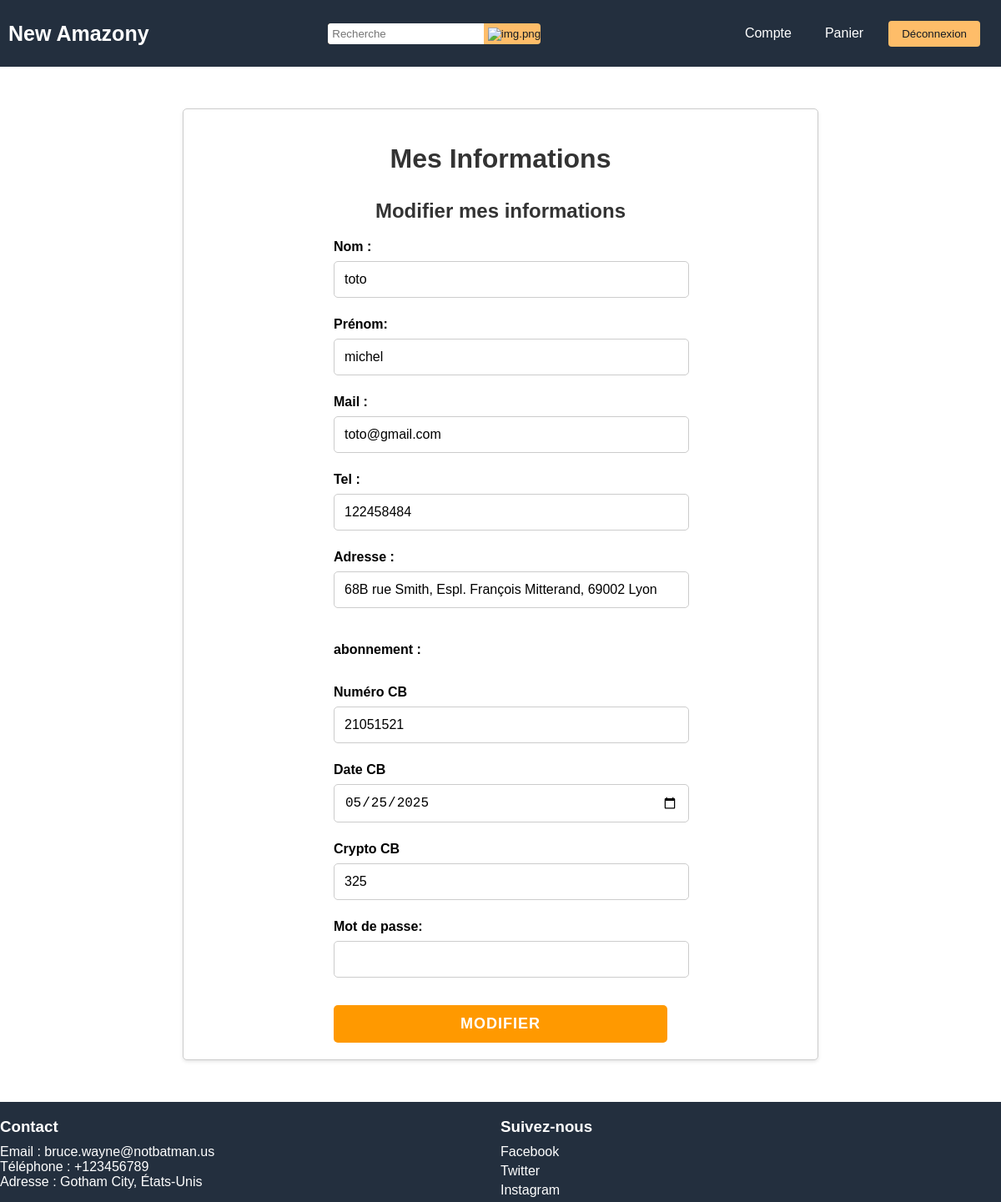
/php/mes_informations.php (signed in), run on an earlier commit of the app's database.
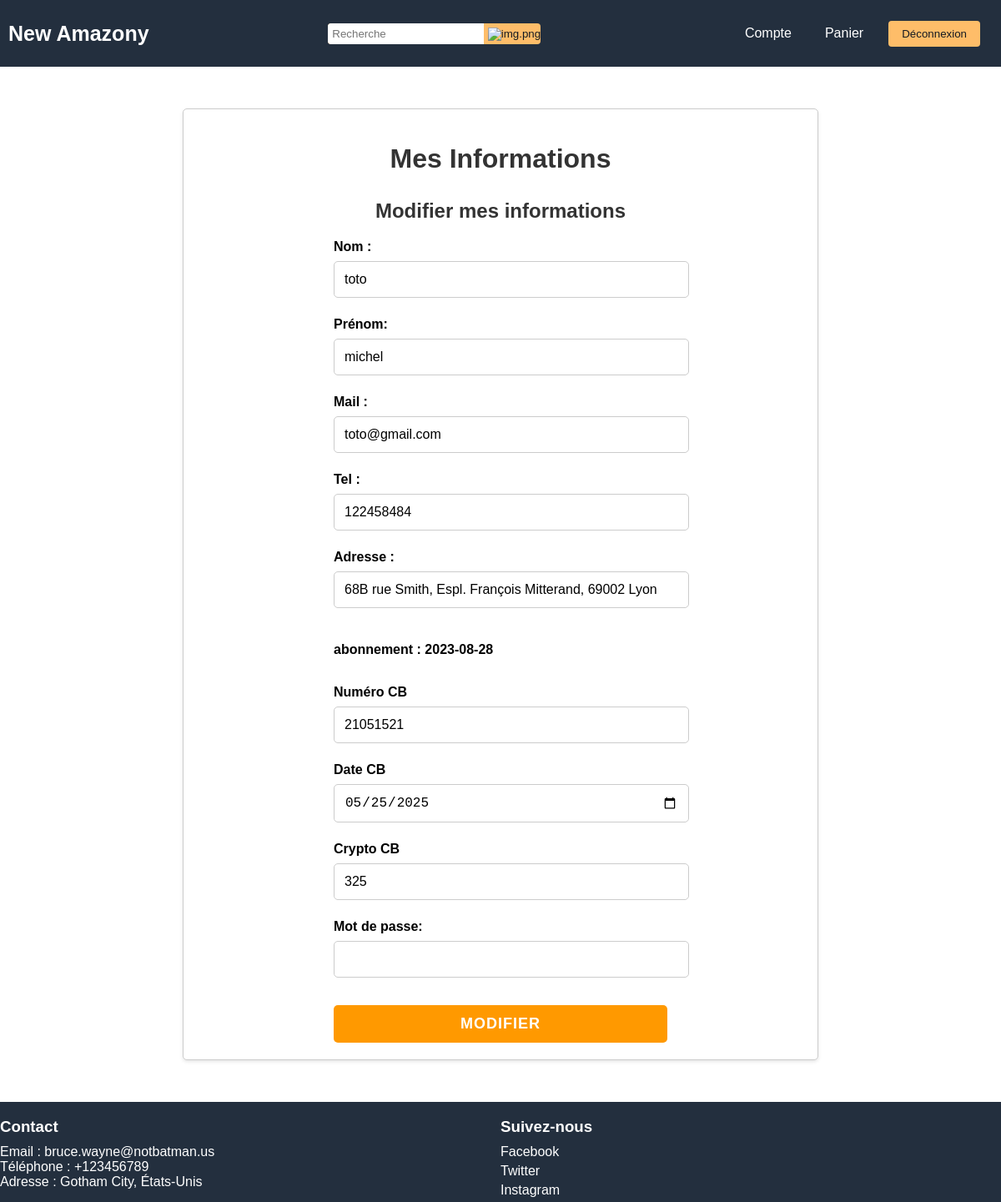
And on a later commit of the database.
### tables this page shows
CREATE TABLE IF NOT EXISTS `client` (
  `Prénom` varchar(50) NOT NULL,
  `Nom` varchar(50) NOT NULL,
  `Mail` varchar(100) NOT NULL,
  `Tel` varchar(15) NOT NULL,
  `Adresse` varchar(500) DEFAULT NULL,
  `Date_contrat` date DEFAULT NULL,
  `mdp` varchar(50) NOT NULL,
  `ID` int NOT NULL AUTO_INCREMENT,
  `numero_CB` int DEFAULT NULL,
  `date_CB` date DEFAULT NULL,
  `crypto_CB` int DEFAULT NULL,
  PRIMARY KEY (`ID`)
);

### php/fonction_get.php (called while the page is built, shortened)
<?php
require_once "fonction_update.php";
function recup_Data_Client($ID_Cli){
    global $link;
    $data = [];
    $sql_data = "SELECT * FROM client WHERE ID = $ID_Cli";
    $res_data = mysqli_query($link, $sql_data);
    $sql = "DESCRIBE client";
    $result = $link->query($sql);
    $obj = mysqli_fetch_object($res_data);
    while($row = $result->fetch_assoc()){
        $var = $row['Field'];
        $data[$var] = $obj->$var;
    }
    return $data;
}
?>

### php/mes_informations.php (the view, shortened to what this page needs)
<!DOCTYPE html>
<html>
<head>
  <link rel="stylesheet" type="text/css" href="/projet_pedago/css/mes_informations.css" href="/projet_pedago/css/Main.css">
</head>
<?php
  include ("header.php");
  $id = $_SESSION['Connexion'][0];
  if($_SESSION['Connexion'][1] == 'client'){
    $data = recup_Data_Client($id);
  }elseif($_SESSION['Connexion'][1] == 'vendeur' || $_SESSION['Connexion'][1] == 'admin'){
    $data = recup_Data_Vendeur($id);
  }elseif($_SESSION['Connexion'][1] == 'livreur'){
    $data = recup_Data_Livreur($id);
  }
?>
<body>
    <div class="info-container">
      <h1>Mes Informations</h1>
      <?php
       if ($_SESSION['Connexion'][1] == 'client'){
          ?>
      <form class="account-form" id="modifie" name="modifie" action="mes_informations.php" method="POST">
        <h2>Modifier mes informations</h2>
        <label for="account-name">Nom :</label>
        <input class="modifier-input"  type="text" id="account-name" name="account-name" value="<?php echo(htmlspecialchars($data["Nom"])); ?>" required>
        <label for="account-surname">Prénom:</label>
        <input class="modifier-input" value="<?php echo(htmlspecialchars($data["Prénom"]));?>" type="text" id="account-surname" name="account-surname" required>
        <label for="account-mail">Mail :</label>
        <input class="modifier-input" value="<?php echo(htmlspecialchars($data["Mail"]));?>" type="email" id="account-mail" name="account-mail" required>
        <label for="account-tel">Tel :</label>
        <input class="modifier-input" value="<?php echo(htmlspecialchars($data["Tel"]));?>" type="number" min="0" id="account-tel" step ="1" name="account-tel" required>
        <label for="account-adresse">Adresse :</label>
        <input class="modifier-input" value="<?php echo(htmlspecialchars($data["Adresse"]));?>" type="text" id="account-adresse" name="account-adresse" required>
         <br>
         <br>
        <label for="account-abonnement"> abonnement : <?php echo(htmlspecialchars($data["Date_contrat"]));?></label>
          <br>
        <label for="account-numCB"> Numéro CB</label>
        <input class="modifier-input" value="<?php echo(htmlspecialchars($data["numero_CB"]));?>" type="number" min="0" step ="1" id="account-numCB" name="account-numCB" >
        <label for="account-dateCB"> Date CB</label>
        <input class="modifier-input" value="<?php echo(htmlspecialchars($data["date_CB"]));?>" type="date" id="account-dateCB" name="account-dateCB" >
        <label for="account-cryptoCB"> Crypto CB</label>
        <input class="modifier-input" value="<?php echo(htmlspecialchars($data["crypto_CB"]));?>" type="number" min="0" step ="1" id="account-cryptoCB" name="account-cryptoCB" >
        <label for="account-mot_de_passe">Mot de passe:</label>
        <input class="modifier-input"  type='password' id='account-mot_de_passe' name='account-mdp' required>
        <button type="submit" name="modifier" class="account-button">Modifier</button>
      </form>
    </div>
  <?php
      }
  ?>
</body>
</html>
<?php
  include ("footer.php");
?>

What changed in the data, as far as the page shows it:
changed client "toto": Date_contrat (not shown) → "2023-08-28"
